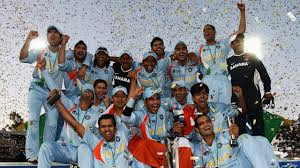
#> input picture day10/Cricket_2007.jpg, 300 x 168 px
$ python app4.py
#> lines starting #> are read from the running program, lines starting #| are printed output that depends on the picture
import cv2

face_cascade = cv2.CascadeClassifier(
    cv2.data.haarcascades +
    "haarcascade_frontalface_default.xml"
)

img = cv2.imread("Cricket_2007.jpg")
#> img is the input picture: shape (168, 300, 3); mean B, G, R 133.1, 129.9, 130.1

gray = cv2.cvtColor(img, cv2.COLOR_BGR2GRAY)
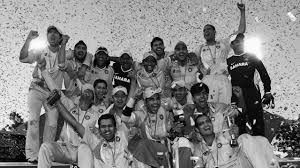
#> gray: shape (168, 300); min 0, max 255, mean 130.3

faces = face_cascade.detectMultiScale(
    gray,
    scaleFactor=1.1,
    minNeighbors=5
)
#> faces = ()

for (x,y,w,h) in faces:
    cv2.rectangle(
        img,
        (x,y),
        (x+w,y+h),
        (0,255,0),
        2
    )
#> this loop made 0 passes

cv2.imshow("Faces", img)
cv2.waitKey(0)
cv2.destroyAllWindows()
